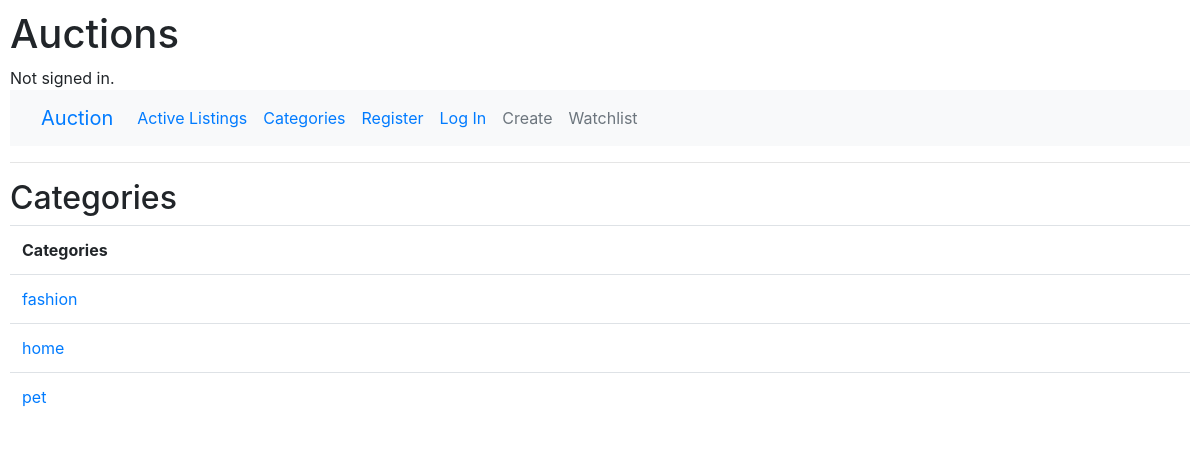
The page /categories on the database as committed earlier.
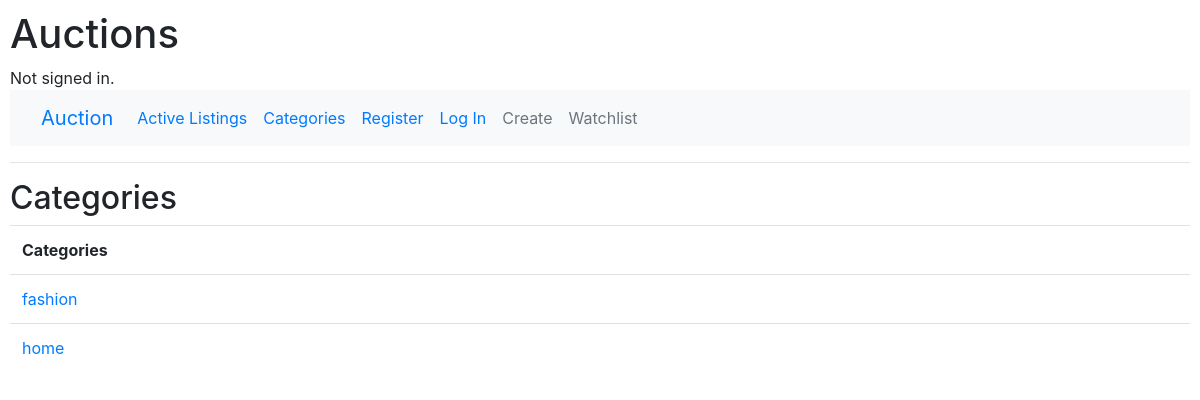
The same page on the database as committed later.
### auctions/models.py (models this page shows)
class Listing(models.Model):
    title = models.CharField(max_length=64)
    description = models.CharField(max_length=256)
    starting_bid = models.IntegerField()
    photo = models.URLField(blank=True)
    creator = models.ForeignKey(User, on_delete=models.CASCADE, blank=False, related_name="listings", default="")
    active = models.BooleanField(default=True)
    category = models.CharField(max_length=20, blank=True, choices=CATEGORY_CHOICES)

### auctions/views.py (the view)
# urls.py: path("categories", views.categories, name="categories"),
def categories(request):
    return render(request, "auctions/categories.html", {
        "categories": Listing.objects.all()
    })

### auctions/templates/auctions/categories.html
{% extends "auctions/layout.html" %}
{% block body %}
    <h2>Categories</h2>
    <table class="table">
        <tr>
            <th>Categories</th>
        </tr>
        {% for category in categories %}
            <tr>
                <td><a href="{% url 'category_name' category.category %}"> {{ category.category }}</a></td>
            </tr>
        {% endfor %}
    </table>
{% endblock %}

Rows that differ between the two databases and show on the page:
removed Listing: category "pet"
